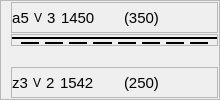
                       <widget class="QFrame" name="frame_31">
                        <property name="sizePolicy">
                         <sizepolicy hsizetype="Preferred" vsizetype="Preferred">
                          <horstretch>0</horstretch>
                          <verstretch>0</verstretch>
                         </sizepolicy>
                        </property>
                        <property name="minimumSize">
                         <size>
                          <width>220</width>
                          <height>0</height>
                         </size>
                        </property>
                        <property name="styleSheet">
                         <string notr="true">font: 11pt &quot;MS Shell Dlg 2&quot;;</string>
                        </property>
                        <property name="frameShape">
                         <enum>QFrame::StyledPanel</enum>
                        </property>
                        <property name="frameShadow">
                         <enum>QFrame::Raised</enum>
                        </property>
                        <layout class="QVBoxLayout" name="verticalLayout_28">
                         <property name="spacing">
                          <number>1</number>
                         </property>
                         <property name="leftMargin">
                          <number>10</number>
                         </property>
                         <property name="topMargin">
                          <number>1</number>
                         </property>
                         <property name="rightMargin">
                          <number>1</number>
                         </property>
                         <property name="bottomMargin">
                          <number>1</number>
                         </property>
                         <item>
                          <widget class="QFrame" name="frame_32">
                           <property name="frameShape">
                            <enum>QFrame::StyledPanel</enum>
                           </property>
                           <property name="frameShadow">
                            <enum>QFrame::Raised</enum>
                           </property>
                           <layout class="QVBoxLayout" name="verticalLayout_29">
                            <property name="spacing">
                             <number>0</number>
                            </property>
                            <property name="leftMargin">
                             <number>0</number>
                            </property>
                            <property name="topMargin">
                             <number>0</number>
                            </property>
                            <property name="rightMargin">
                             <number>0</number>
                            </property>
                            <property name="bottomMargin">
                             <number>0</number>
                            </property>
                            <item>
                             <layout class="QGridLayout" name="gridLayout_3">
                              <property name="horizontalSpacing">
                               <number>5</number>
                              </property>
                              <property name="verticalSpacing">
                               <number>0</number>
                              </property>
                              <item row="0" column="2">
                               <widget class="QLabel" name="upperQuantity_3">
                                <property name="minimumSize">
                                 <size>
                                  <width>0</width>
                                  <height>0</height>
                                 </size>
                                </property>
                                <property name="font">
                                 <font>
                                  <family>MS Shell Dlg 2</family>
                                  <pointsize>11</pointsize>
                                  <weight>50</weight>
                                  <italic>false</italic>
                                  <bold>false</bold>
                                 </font>
                                </property>
                                <property name="text">
                                 <string>3</string>
                                </property>
                                <property name="alignment">
                                 <set>Qt::AlignLeading|Qt::AlignLeft|Qt::AlignVCenter</set>
                                </property>
                               </widget>
                              </item>
                              <item row="0" column="4">
                               <widget class="QLabel" name="upperSpacing_3">
                                <property name="minimumSize">
                                 <size>
                                  <width>0</width>
                                  <height>0</height>
                                 </size>
                                </property>
                                <property name="font">
                                 <font>
                                  <family>MS Shell Dlg 2</family>
                                  <pointsize>11</pointsize>
                                  <weight>50</weight>
                                  <italic>false</italic>
                                  <bold>false</bold>
                                 </font>
                                </property>
                                <property name="text">
                                 <string>(350)</string>
                                </property>
                                <property name="alignment">
                                 <set>Qt::AlignLeading|Qt::AlignLeft|Qt::AlignVCenter</set>
                                </property>
                               </widget>
                              </item>
                              <item row="0" column="0">
                               <widget class="QLabel" name="upperSize_3">
                                <property name="minimumSize">
                                 <size>
                                  <width>0</width>
                                  <height>0</height>
                                 </size>
                                </property>
                                <property name="font">
                                 <font>
                                  <family>MS Shell Dlg 2</family>
                                  <pointsize>11</pointsize>
                                  <weight>50</weight>
                                  <italic>false</italic>
                                  <bold>false</bold>
                                 </font>
                                </property>
                                <property name="text">
                                 <string>a5</string>
                                </property>
                                <property name="alignment">
                                 <set>Qt::AlignCenter</set>
                                </property>
                               </widget>
                              </item>
                              <item row="0" column="1">
                               <widget class="QLabel" name="upperWeldTypeLbl_3">
                                <property name="sizePolicy">
                                 <sizepolicy hsizetype="Minimum" vsizetype="Preferred">
                                  <horstretch>0</horstretch>
                                  <verstretch>0</verstretch>
                                 </sizepolicy>
                                </property>
                                <property name="minimumSize">
                                 <size>
                                  <width>0</width>
                                  <height>20</height>
                                 </size>
                                </property>
                                <property name="text">
                                 <string>V</string>
                                </property>
                                <property name="alignment">
                                 <set>Qt::AlignCenter</set>
                                </property>
                               </widget>
                              </item>
                              <item row="0" column="3">
                               <widget class="QLabel" name="upperLength_3">
                                <property name="sizePolicy">
                                 <sizepolicy hsizetype="Expanding" vsizetype="Preferred">
                                  <horstretch>0</horstretch>
                                  <verstretch>0</verstretch>
                                 </sizepolicy>
                                </property>
                                <property name="minimumSize">
                                 <size>
                                  <width>0</width>
                                  <height>0</height>
                                 </size>
                                </property>
                                <property name="font">
                                 <font>
                                  <family>MS Shell Dlg 2</family>
                                  <pointsize>11</pointsize>
                                  <weight>50</weight>
                                  <italic>false</italic>
                                  <bold>false</bold>
                                 </font>
                                </property>
                                <property name="text">
                                 <string>1450</string>
                                </property>
                                <property name="alignment">
                                 <set>Qt::AlignLeading|Qt::AlignLeft|Qt::AlignVCenter</set>
                                </property>
                               </widget>
                              </item>
                              <item row="0" column="5">
                               <spacer name="horizontalSpacer_7">
                                <property name="orientation">
                                 <enum>Qt::Horizontal</enum>
                                </property>
                                <property name="sizeHint" stdset="0">
                                 <size>
                                  <width>40</width>
                                  <height>20</height>
                                 </size>
                                </property>
                               </spacer>
                              </item>
                             </layout>
                            </item>
                           </layout>
                          </widget>
                         </item>
                         <item alignment="Qt::AlignTop">
                          <widget class="QFrame" name="frame_33">
                           <property name="frameShape">
                            <enum>QFrame::StyledPanel</enum>
                           </property>
                           <property name="frameShadow">
                            <enum>QFrame::Raised</enum>
                           </property>
                           <layout class="QVBoxLayout" name="verticalLayout_30">
                            <property name="spacing">
                             <number>0</number>
                            </property>
                            <property name="leftMargin">
                             <number>0</number>
                            </property>
                            <property name="topMargin">
                             <number>2</number>
                            </property>
                            <property name="rightMargin">
                             <number>0</number>
                            </property>
                            <property name="bottomMargin">
                             <number>0</number>
                            </property>
                            <item alignment="Qt::AlignTop">
                             <widget class="Line" name="line_22">
                              <property name="frameShadow">
                               <enum>QFrame::Plain</enum>
                              </property>
                              <property name="lineWidth">
                               <number>2</number>
                              </property>
                              <property name="midLineWidth">
                               <number>0</number>
                              </property>
                              <property name="orientation">
                               <enum>Qt::Horizontal</enum>
                              </property>
                             </widget>
                            </item>
                            <item alignment="Qt::AlignTop">
                             <widget class="QFrame" name="weldIntermittentSignFrame_3">
                              <layout class="QGridLayout" name="weldIntermittentSignLayout_3">
                               <property name="topMargin">
                                <number>2</number>
                               </property>
                               <property name="bottomMargin">
                                <number>0</number>
                               </property>
                               <property name="horizontalSpacing">
                                <number>6</number>
                               </property>
                               <property name="verticalSpacing">
                                <number>0</number>
                               </property>
                               <item row="0" column="4">
                                <widget class="Line" name="line_23">
                                 <property name="frameShadow">
                                  <enum>QFrame::Plain</enum>
                                 </property>
                                 <property name="lineWidth">
                                  <number>2</number>
                                 </property>
                                 <property name="orientation">
                                  <enum>Qt::Horizontal</enum>
                                 </property>
                                </widget>
                               </item>
                               <item row="0" column="7">
                                <widget class="Line" name="line_24">
                                 <property name="frameShadow">
                                  <enum>QFrame::Plain</enum>
                                 </property>
                                 <property name="lineWidth">
                                  <number>2</number>
                                 </property>
                                 <property name="orientation">
                                  <enum>Qt::Horizontal</enum>
                                 </property>
                                </widget>
                               </item>
                               <item row="0" column="3">
                                <widget class="Line" name="line_25">
                                 <property name="frameShadow">
                                  <enum>QFrame::Plain</enum>
                                 </property>
                                 <property name="lineWidth">
                                  <number>2</number>
                                 </property>
                                 <property name="orientation">
                                  <enum>Qt::Horizontal</enum>
                                 </property>
                                </widget>
                               </item>
                               <item row="0" column="0" alignment="Qt::AlignTop">
                                <widget class="Line" name="line_26">
                                 <property name="frameShadow">
                                  <enum>QFrame::Plain</enum>
                                 </property>
                                 <property name="lineWidth">
                                  <number>2</number>
                                 </property>
                                 <property name="orientation">
                                  <enum>Qt::Horizontal</enum>
                                 </property>
                                </widget>
                               </item>
                               <item row="0" column="2">
                                <widget class="Line" name="line_27">
                                 <property name="frameShadow">
                                  <enum>QFrame::Plain</enum>
                                 </property>
                                 <property name="lineWidth">
                                  <number>2</number>
                                 </property>
                                 <property name="orientation">
                                  <enum>Qt::Horizontal</enum>
                                 </property>
                                </widget>
                               </item>
                               <item row="0" column="6">
                                <widget class="Line" name="line_28">
                                 <property name="frameShadow">
                                  <enum>QFrame::Plain</enum>
                                 </property>
                                 <property name="lineWidth">
                                  <number>2</number>
                                 </property>
                                 <property name="orientation">
                                  <enum>Qt::Horizontal</enum>
                                 </property>
                                </widget>
                               </item>
                               <item row="0" column="1">
                                <widget class="Line" name="line_29">
                                 <property name="frameShadow">
                                  <enum>QFrame::Plain</enum>
                                 </property>
                                 <property name="lineWidth">
                                  <number>2</number>
                                 </property>
                                 <property name="orientation">
                                  <enum>Qt::Horizontal</enum>
                                 </property>
                                </widget>
                               </item>
                               <item row="0" column="5">
                                <widget class="Line" name="line_30">
                                 <property name="frameShadow">
                                  <enum>QFrame::Plain</enum>
                                 </property>
                                 <property name="lineWidth">
                                  <number>2</number>
                                 </property>
                                 <property name="orientation">
                                  <enum>Qt::Horizontal</enum>
                                 </property>
                                </widget>
                               </item>
                              </layout>
                             </widget>
                            </item>
                           </layout>
                          </widget>
                         </item>
                         <item>
                          <widget class="QFrame" name="sidedInfoFrame_3">
                           <property name="frameShape">
                            <enum>QFrame::StyledPanel</enum>
                           </property>
                           <property name="frameShadow">
                            <enum>QFrame::Raised</enum>
                           </property>
                           <layout class="QVBoxLayout" name="verticalLayout_31">
                            <property name="spacing">
                             <number>0</number>
                            </property>
                            <property name="leftMargin">
                             <number>0</number>
                            </property>
                            <property name="topMargin">
                             <number>0</number>
                            </property>
                            <property name="rightMargin">
                             <number>0</number>
                            </property>
                            <property name="bottomMargin">
                             <number>0</number>
                            </property>
                            <item>
                             <layout class="QGridLayout" name="grid_3">
                              <property name="bottomMargin">
                               <number>0</number>
                              </property>
                              <property name="horizontalSpacing">
                               <number>5</number>
                              </property>
                              <property name="verticalSpacing">
                               <number>0</number>
                              </property>
                              <item row="0" column="3">
                               <widget class="QLabel" name="sidedLength_3">
                                <property name="sizePolicy">
                                 <sizepolicy hsizetype="Expanding" vsizetype="Preferred">
                                  <horstretch>0</horstretch>
                                  <verstretch>0</verstretch>
                                 </sizepolicy>
                                </property>
                                <property name="minimumSize">
                                 <size>
                                  <width>0</width>
                                  <height>0</height>
                                 </size>
                                </property>
                                <property name="font">
                                 <font>
                                  <family>MS Shell Dlg 2</family>
                                  <pointsize>11</pointsize>
                                  <weight>50</weight>
                                  <italic>false</italic>
                                  <bold>false</bold>
                                 </font>
                                </property>
                                <property name="text">
                                 <string>1542</string>
                                </property>
                                <property name="alignment">
                                 <set>Qt::AlignLeading|Qt::AlignLeft|Qt::AlignVCenter</set>
                                </property>
                               </widget>
                              </item>
                              <item row="0" column="1">
                               <widget class="QLabel" name="sidedWeldTypeLbl_3">
                                <property name="sizePolicy">
                                 <sizepolicy hsizetype="Minimum" vsizetype="Preferred">
                                  <horstretch>0</horstretch>
                                  <verstretch>0</verstretch>
                                 </sizepolicy>
                                </property>
                                <property name="minimumSize">
                                 <size>
                                  <width>0</width>
                                  <height>20</height>
                                 </size>
                                </property>
                                <property name="text">
                                 <string>V</string>
                                </property>
                                <property name="alignment">
                                 <set>Qt::AlignCenter</set>
                                </property>
                               </widget>
                              </item>
                              <item row="0" column="0">
                               <widget class="QLabel" name="sidedSize_3">
                                <property name="minimumSize">
                                 <size>
                                  <width>0</width>
                                  <height>0</height>
                                 </size>
                                </property>
                                <property name="font">
                                 <font>
                                  <family>MS Shell Dlg 2</family>
                                  <pointsize>11</pointsize>
                                  <weight>50</weight>
                                  <italic>false</italic>
                                  <bold>false</bold>
                                 </font>
                                </property>
                                <property name="text">
                                 <string>z3</string>
                                </property>
                                <property name="alignment">
                                 <set>Qt::AlignCenter</set>
                                </property>
                               </widget>
                              </item>
                              <item row="0" column="4" alignment="Qt::AlignLeft">
                               <widget class="QLabel" name="sidedSpacing_3">
                                <property name="minimumSize">
                                 <size>
                                  <width>0</width>
                                  <height>0</height>
                                 </size>
                                </property>
                                <property name="font">
                                 <font>
                                  <family>MS Shell Dlg 2</family>
                                  <pointsize>11</pointsize>
                                  <weight>50</weight>
                                  <italic>false</italic>
                                  <bold>false</bold>
                                 </font>
                                </property>
                                <property name="text">
                                 <string>(250)</string>
                                </property>
                                <property name="alignment">
                                 <set>Qt::AlignLeading|Qt::AlignLeft|Qt::AlignVCenter</set>
                                </property>
                               </widget>
                              </item>
                              <item row="0" column="2">
                               <widget class="QLabel" name="sidedQuantity_3">
                                <property name="minimumSize">
                                 <size>
                                  <width>0</width>
                                  <height>0</height>
                                 </size>
                                </property>
                                <property name="font">
                                 <font>
                                  <family>MS Shell Dlg 2</family>
                                  <pointsize>11</pointsize>
                                  <weight>50</weight>
                                  <italic>false</italic>
                                  <bold>false</bold>
                                 </font>
                                </property>
                                <property name="text">
                                 <string>2</string>
                                </property>
                                <property name="alignment">
                                 <set>Qt::AlignLeading|Qt::AlignLeft|Qt::AlignVCenter</set>
                                </property>
                               </widget>
                              </item>
                              <item row="0" column="5">
                               <spacer name="horizontalSpacer_8">
                                <property name="orientation">
                                 <enum>Qt::Horizontal</enum>
                                </property>
                                <property name="sizeHint" stdset="0">
                                 <size>
                                  <width>40</width>
                                  <height>20</height>
                                 </size>
                                </property>
                               </spacer>
                              </item>
                             </layout>
                            </item>
                           </layout>
                          </widget>
                         </item>
                        </layout>
                       </widget>
